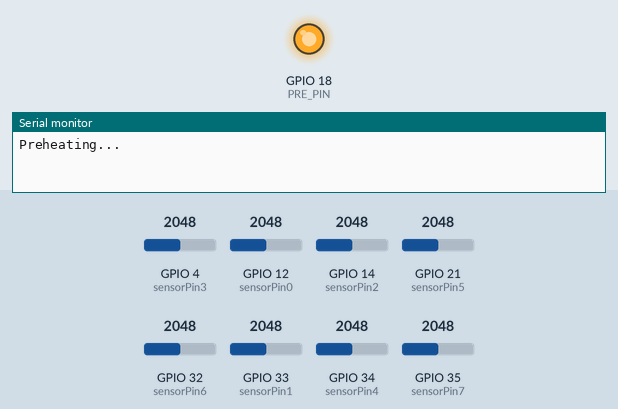
Simulated run of this sketch. Board: ESP32. Parts: output pins drawn as LEDs (lit = HIGH), the last lines printed to the serial monitor. Inputs (shaded band) come from the test bench; at power-on: GPIO 4 (sensorPin3) = 2048, GPIO 12 (sensorPin0) = 2048, GPIO 14 (sensorPin2) = 2048, GPIO 21 (sensorPin5) = 2048, GPIO 32 (sensorPin6) = 2048, GPIO 33 (sensorPin1) = 2048, GPIO 34 (sensorPin4) = 2048, GPIO 35 (sensorPin7) = 2048.

Above: at 0.1 s.
At 10.1 s:
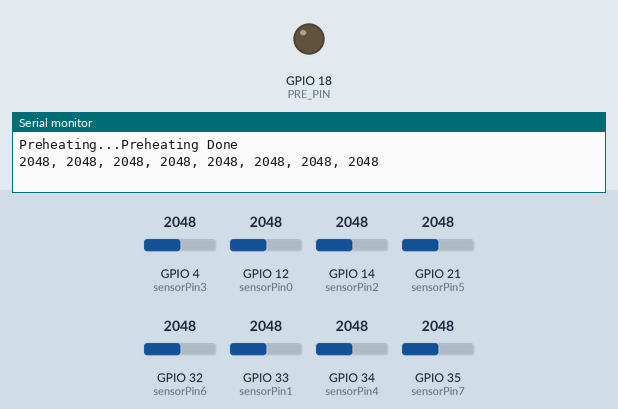
Timing chart, 0 to 11.6 s (numbered marks = the images above):
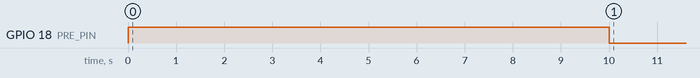

The sketch:

allInone.ino
```cpp
#define PRE_PIN 18
#define PRE_HEAT_SECONDS 10

const int sensorPin0 = 12; //mq3
const int sensorPin1 = 33; //mq2
const int sensorPin2 = 14; //mq6
const int sensorPin3 = 4; //mq9
const int sensorPin4 = 34; //mq8
const int sensorPin5 = 21; //mq5
const int sensorPin6 = 32; //mics_Vnox
const int sensorPin7 = 35; //mics_Vred


int sensorData0;
int sensorData1;
int sensorData2;
int sensorData3;
int sensorData4;
int sensorData5;
int sensorData6;
int sensorData7;

void setup() {

  // Setup preheater pin
  pinMode(PRE_PIN, OUTPUT);

  Serial.begin(115200);

  Serial.print("Preheating...");

  // Wait for preheating
  digitalWrite(PRE_PIN, HIGH);
  delay(PRE_HEAT_SECONDS * 1000);
  digitalWrite(PRE_PIN, LOW);
  Serial.println("Preheating Done");

  // Set sensor pin as input
  pinMode(sensorPin0,INPUT);
  pinMode(sensorPin1,INPUT);
  pinMode(sensorPin2,INPUT);
  pinMode(sensorPin3,INPUT);
  pinMode(sensorPin4,INPUT);
  pinMode(sensorPin5,INPUT);
  pinMode(sensorPin6,INPUT);
  pinMode(sensorPin7,INPUT);

}

void loop() {

  // Read sensor data
  sensorData0 = analogRead(sensorPin0);
  sensorData1 = analogRead(sensorPin1);
  sensorData2 = analogRead(sensorPin2);
  sensorData3 = analogRead(sensorPin3);
  sensorData4 = analogRead(sensorPin4);
  sensorData5 = analogRead(sensorPin5);
  sensorData6 = analogRead(sensorPin6);
  sensorData7 = analogRead(sensorPin7);

// Print sensor data to Serial monitor
  Serial.print(sensorData0);
  Serial.print(", ");
  Serial.print(sensorData1);
  Serial.print(", ");
  Serial.print(sensorData2);
  Serial.print(", ");
  Serial.print(sensorData3);
  Serial.print(", ");
  Serial.print(sensorData4);
  Serial.print(", ");
  Serial.print(sensorData5);
  Serial.print(", ");
  Serial.print(sensorData6);
  Serial.print(", ");
  Serial.println(sensorData7);

delay(1000);
}
```
